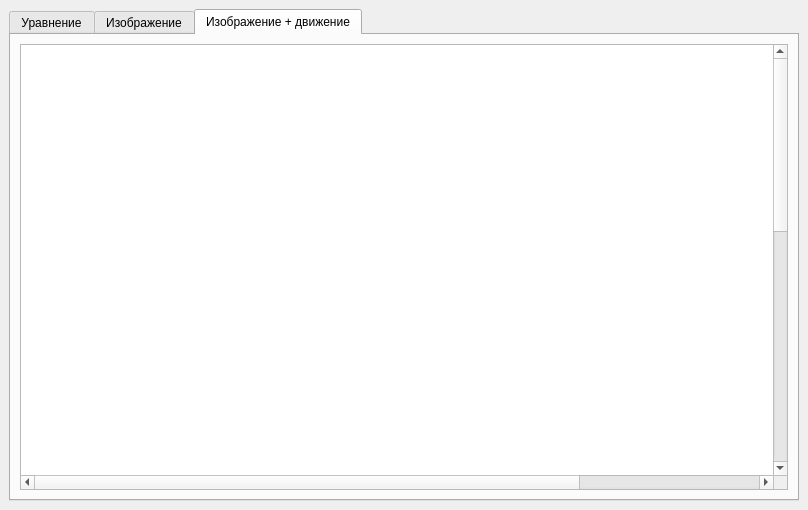
<?xml version="1.0" encoding="UTF-8"?>
<ui version="4.0">
 <class>MainWindow</class>
 <widget class="QMainWindow" name="MainWindow">
  <property name="geometry">
   <rect>
    <x>0</x>
    <y>0</y>
    <width>808</width>
    <height>510</height>
   </rect>
  </property>
  <property name="windowTitle">
   <string>MainWindow</string>
  </property>
  <widget class="QWidget" name="centralwidget">
   <layout class="QVBoxLayout" name="verticalLayout">
    <item>
     <widget class="QTabWidget" name="tabWidget">
      <property name="currentIndex">
       <number>2</number>
      </property>
      <widget class="QWidget" name="tab">
       <attribute name="title">
        <string>Уравнение</string>
       </attribute>
       <layout class="QVBoxLayout" name="verticalLayout_2">
        <item>
         <widget class="QGraphicsView" name="graphicsView">
          <property name="backgroundBrush">
           <brush brushstyle="NoBrush">
            <color alpha="255">
             <red>0</red>
             <green>0</green>
             <blue>0</blue>
            </color>
           </brush>
          </property>
          <property name="foregroundBrush">
           <brush brushstyle="NoBrush">
            <color alpha="255">
             <red>0</red>
             <green>0</green>
             <blue>0</blue>
            </color>
           </brush>
          </property>
          <property name="sceneRect">
           <rectf>
            <x>0.000000000000000</x>
            <y>0.000000000000000</y>
            <width>1920.000000000000000</width>
            <height>1080.000000000000000</height>
           </rectf>
          </property>
         </widget>
        </item>
       </layout>
      </widget>
      <widget class="QWidget" name="tab_2">
       <attribute name="title">
        <string>Изображение</string>
       </attribute>
       <layout class="QVBoxLayout" name="verticalLayout_3">
        <item>
         <widget class="QGraphicsView" name="graphicsView_2">
          <property name="sceneRect">
           <rectf>
            <x>0.000000000000000</x>
            <y>0.000000000000000</y>
            <width>760.000000000000000</width>
            <height>440.000000000000000</height>
           </rectf>
          </property>
         </widget>
        </item>
       </layout>
      </widget>
      <widget class="QWidget" name="tab_3">
       <attribute name="title">
        <string>Изображение + движение</string>
       </attribute>
       <layout class="QVBoxLayout" name="verticalLayout_4">
        <item>
         <widget class="QGraphicsView" name="graphicsView_3">
          <property name="sceneRect">
           <rectf>
            <x>0.000000000000000</x>
            <y>0.000000000000000</y>
            <width>1000.000000000000000</width>
            <height>1000.000000000000000</height>
           </rectf>
          </property>
         </widget>
        </item>
       </layout>
      </widget>
     </widget>
    </item>
   </layout>
  </widget>
 </widget>
 <resources/>
 <connections/>
</ui>
